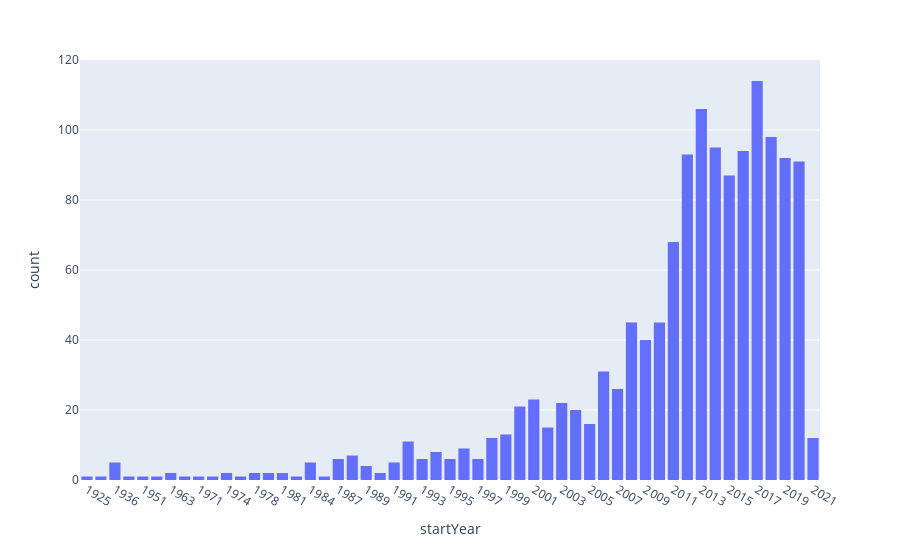

Here is the notebook cell this chart was saved with:
### Markdown cell above
### __Has there been a change in volume of media and/or documentaries in general?__

Create a time series chart from the media_titles dataframe, with the x axis being years and the y being the count of titles.  Each year should have a single bar representing the count of True Crime titles.

_Assumptions:_
  * IMDB is _comprehensive_, meaning it has all the titles we need to truly get a count of titles for True Crime media.  We have already cleaned the data and dropped many titles, so we can only use this data to approximately _compare the years_ to each other.

### Code cell
media_titles.head()
media_titles.sort_values(by='startYear', inplace=True)
true_crime_titles = media_titles[media_titles.isTrueCrime]
fig = px.histogram(true_crime_titles, x='startYear')
fig.show()

### Figure 1 — Plotly figure (JSON) as saved in the notebook; plotly's stock layout.template omitted (floating-point values rounded to 4 significant figures; data arrays with more than 128 entries replaced by an {"elided": "..."} marker saying what was removed)
{"data": [{"alignmentgroup": "True", "bingroup": "x", "hovertemplate": "startYear=%{x}<br>count=%{y}<extra></extra>", "legendgroup": "", "marker": {"color": "#636efa"}, "name": "", "offsetgroup": "", "orientation": "v", "showlegend": false, "type": "histogram", "x": {"elided": "1380 str values"}, "xaxis": "x", "yaxis": "y"}], "layout": {"barmode": "relative", "legend": {"tracegroupgap": 0}, "margin": {"t": 60}, "xaxis": {"anchor": "y", "domain": [0, 1], "title": {"text": "startYear"}}, "yaxis": {"anchor": "x", "domain": [0, 1], "title": {"text": "count"}}}}
